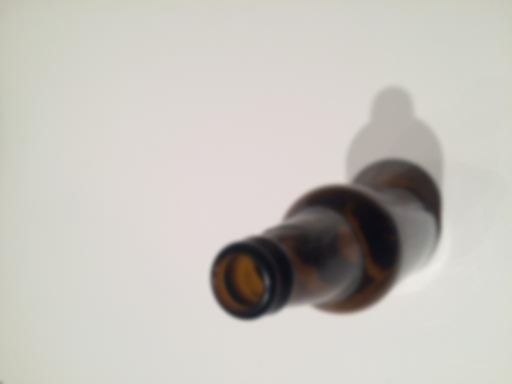
#> input picture tests/fixtures/sample_waste.jpg, 512 x 384 px
$ python -i features.py   (imports and definitions only)
#> lines starting #> are read from the running program, lines starting #| are printed output that depends on the picture
#> in extract_from_image, img is the input picture: PIL image 512x384 RGB; mean R, G, B 197.3, 194, 188.1
"""Image quality and drift feature extraction."""

from pathlib import Path
from typing import Dict, Union
import numpy as np
from PIL import Image
from scipy.signal import convolve2d


class DriftFeatureExtractor:
    """Extracts low-level image features for drift and shift detection."""

    def __init__(self):
        # 3x3 Laplacian high-pass filter
        self.laplacian_kernel = np.array([
            [0, 1, 0],
            [1, -4, 1],
            [0, 1, 0]
        ], dtype=np.float32)

        # Sobel gradient filters
        self.sobel_x = np.array([
            [-1, 0, 1],
            [-2, 0, 2],
            [-1, 0, 1]
        ], dtype=np.float32) / 4.0

        self.sobel_y = np.array([
            [-1, -2, -1],
            [0, 0, 0],
            [1, 2, 1]
        ], dtype=np.float32) / 4.0

    def extract_from_array(self, img_array: np.ndarray) -> Dict[str, float]:
        """Compute 5 low-level image drift features from a grayscale or RGB numpy array."""
        # Convert to 2D grayscale if RGB
        if img_array.ndim == 3:
            # Luminance weighted conversion: 0.2989 R + 0.5870 G + 0.1140 B
            gray = np.dot(img_array[..., :3], [0.2989, 0.5870, 0.1140])
        else:
            gray = img_array.astype(np.float32)

        # If array is in [0, 255], normalize to [0, 1]
        if gray.max() > 1.0:
            norm_gray = gray / 255.0
            unnorm_gray = gray
        else:
            norm_gray = gray
            unnorm_gray = gray * 255.0

        brightness = float(np.mean(norm_gray))
#> brightness = 0.762
        contrast = float(np.std(norm_gray))
#> contrast = 0.2

        # Sobel edge gradient magnitude
        gx = convolve2d(norm_gray, self.sobel_x, mode="valid")
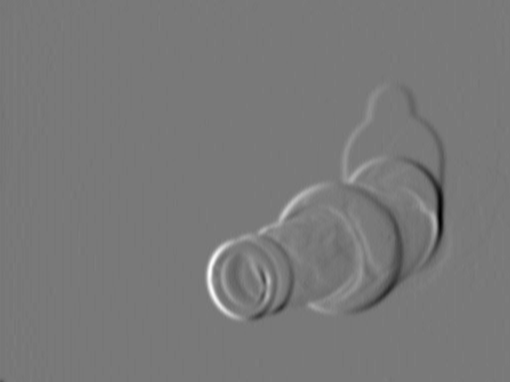
#> gx: shape (382, 510) float64; min -0.224, max 0.247, mean -0.000193; drawn with min black and max white
        gy = convolve2d(norm_gray, self.sobel_y, mode="valid")
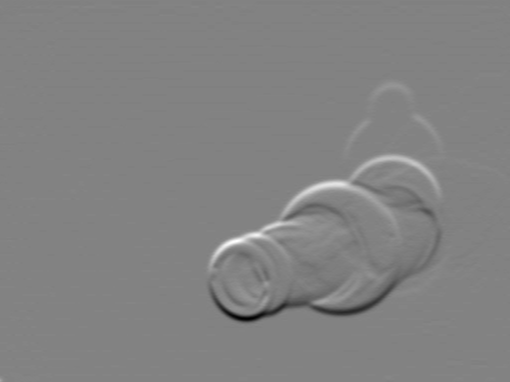
#> gy: shape (382, 510) float64; min -0.264, max 0.251, mean -0.000221; drawn with min black and max white
        edge_strength = float(np.mean(np.sqrt(gx**2 + gy**2)))
#> edge_strength = 0.00734

        # High-frequency Laplacian features on 0-255 scale
        lap = convolve2d(unnorm_gray, self.laplacian_kernel, mode="valid")
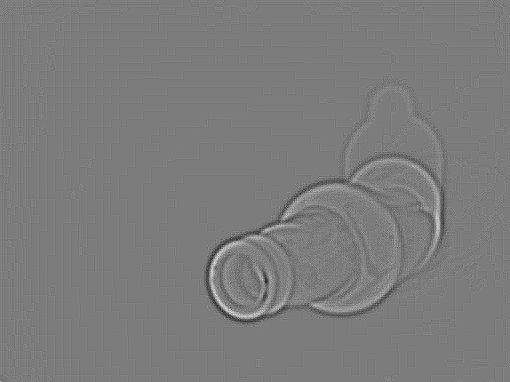
#> lap: shape (382, 510) float64; min -19.83, max 20.77, mean 0; drawn with min black and max white
        high_freq_std = float(np.std(lap))
#> high_freq_std = 1.36
        high_freq_mean_abs = float(np.mean(np.abs(lap)))
#> high_freq_mean_abs = 0.612

        return {
            "brightness": brightness,
            "contrast": contrast,
            "edge_strength": edge_strength,
            "high_frequency_std": high_freq_std,
            "high_frequency_mean_abs": high_freq_mean_abs
        }

    def extract_from_image(self, image_input: Union[str, Path, Image.Image]) -> Dict[str, float]:
        """Load image and extract drift features."""
        if isinstance(image_input, (str, Path)):
            with Image.open(image_input) as img:
                arr = np.array(img.convert("RGB"), dtype=np.float32)
        elif isinstance(image_input, Image.Image):
            arr = np.array(image_input.convert("RGB"), dtype=np.float32)
        else:
            raise TypeError(f"Unsupported image input type: {type(image_input)}")

        return self.extract_from_array(arr)

>>> result = DriftFeatureExtractor().extract_from_image('../../../tests/fixtures/sample_waste.jpg')
#> result = {'brightness': 0.762, 'contrast': 0.2, 'edge_strength': 0.00734, 'high_frequency_std': 1.36, 'high_frequency_mean_abs': 0.612}
